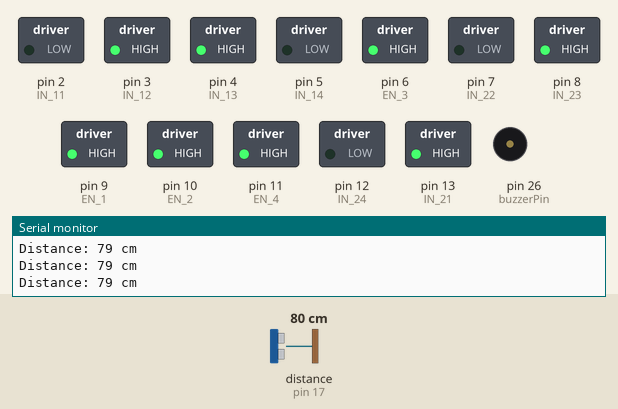
Bench run of a sketch on a simulated Arduino Mega 2560, built with avr-gcc and run on an emulated ATmega2560. Parts: switched loads named in the sketch (green lamp = pin HIGH), buzzer (waves = sounding, pin HIGH), the last lines printed to the serial monitor. Wiring (inferred from the names in the program): ultrasonic range finder: trigger pin 16; echo pin 17. The inputs (shaded band) are chosen by the test bench; at power-on: distance to the obstacle (sensor on pin 17) 80 cm. The echo pulse lasts 58.3 µs per cm; pins used as bus, display or sensor lines are not drawn.

Above: at 1.2 s.
1.3 s: distance to the obstacle (sensor on pin 17) set to 22 cm
2.8 s: distance to the obstacle (sensor on pin 17) set to 18 cm
At 3.3 s:
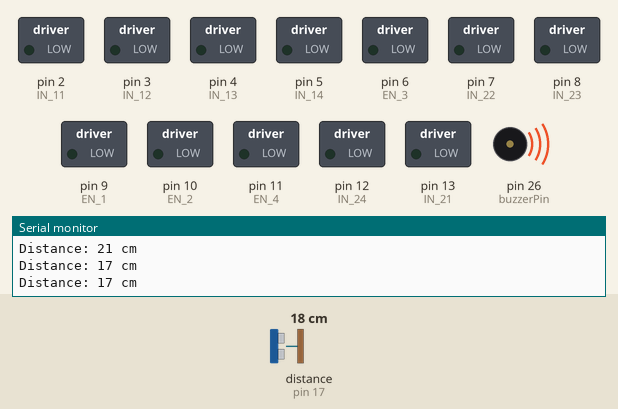
5.8 s: distance to the obstacle (sensor on pin 17) set to 35 cm
At 6.9 s:
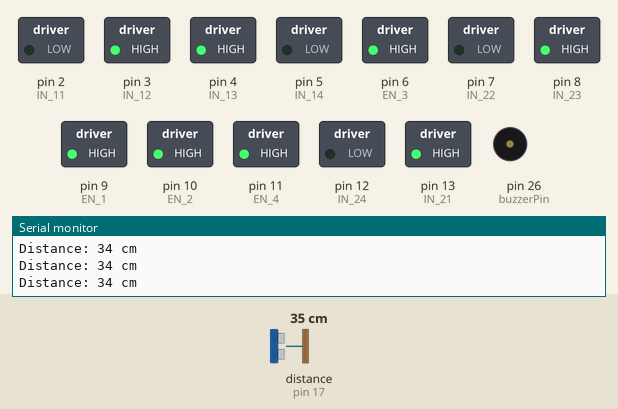
7.5 s: distance to the obstacle (sensor on pin 17) set to 4 cm
At 7.94 s:
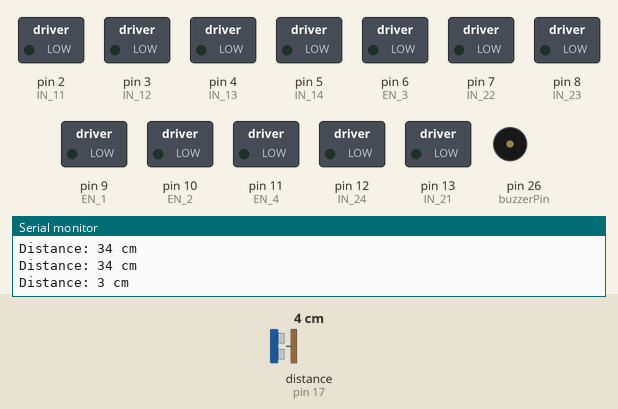
Timing chart, 0 to 11.5 s (numbered marks = the images above; inputs shaded):
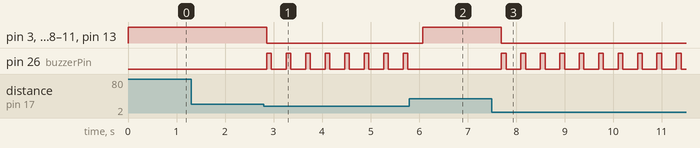

The sketch:

che_b2_9.ino
```cpp
// Define the motor control pins based on your setup
#define IN_11 2  // L298N #1, IN4 for IN4 for Back Left motor
#define IN_12 3  // L298N #1, IN3 for IN3 for Back Left motor
#define IN_13 4  // L298N #1, IN2 for Back Right motor
#define IN_14 5  // L298N #1, IN1 for Back Right motor
#define EN_1 9   // Enable pin for L298N #1 (Back motors)
#define EN_2 10  // Enable pin for L298N #1 (Back motors)

#define IN_21 13  // L298N #2, IN4 for Front Right motor
#define IN_22 7   // L298N #2, IN3 for Front Right motor
#define IN_23 8   // L298N #2, IN2 for Front Left motor
#define IN_24 12  // L298N #2, IN1 for Front Left motor
#define EN_3 6    // Enable pin for L298N #2 (Front motors)
#define EN_4 11   // Enable pin for L298N #2 (Front motors)


// Sensor and Buzzer Pin Definitions
#define trigPin 16    // Ultrasonic sensor Trig pin
#define echoPin 17    // Ultrasonic sensor Echo pin
#define buzzerPin 26  // Buzzer pin

void setup() {
  // Set motor pins as output
  pinMode(IN_11, OUTPUT);
  pinMode(IN_12, OUTPUT);
  pinMode(IN_13, OUTPUT);
  pinMode(IN_14, OUTPUT);
  pinMode(EN_1, OUTPUT);
  pinMode(EN_2, OUTPUT);

  pinMode(IN_21, OUTPUT);
  pinMode(IN_22, OUTPUT);
  pinMode(IN_23, OUTPUT);
  pinMode(IN_24, OUTPUT);
  pinMode(EN_3, OUTPUT);
  pinMode(EN_4, OUTPUT);

  // Set sensor and buzzer pins
  pinMode(trigPin, OUTPUT);
  pinMode(echoPin, INPUT);
  pinMode(buzzerPin, OUTPUT);

  // Initialize Serial communication for debugging
  Serial.begin(9600);
}

void loop() {
  // Measure distance using the ultrasonic sensor
  long duration, distance;

  digitalWrite(trigPin, LOW);
  delayMicroseconds(2);
  digitalWrite(trigPin, HIGH);
  delayMicroseconds(10);
  digitalWrite(trigPin, LOW);

  duration = pulseIn(echoPin, HIGH);
  distance = (duration / 2) / 29.1;  // Convert the time to distance in centimeters

  // Print the distance to the Serial Monitor
  Serial.print("Distance: ");
  Serial.print(distance);
  Serial.println(" cm");

  if (distance < 20 && distance > 0) {  // If the obstacle is detected within 20 cm
    stopMovement();                     // Stop the robot
    buzzBuzzer(100);                    // Activate buzzer with 100ms beep
  } else {
    moveForward();  // Otherwise, keep moving forward
  }

  delay(200);  // Delay between distance measurements
}

void moveForward() {
  // Front Right Motor
  digitalWrite(IN_11, LOW);
  digitalWrite(IN_12, HIGH);
  // Front Left Motor
  digitalWrite(IN_13, HIGH);
  digitalWrite(IN_14, LOW);
  // Back Right Motor
  digitalWrite(IN_23, HIGH);
  digitalWrite(IN_24, LOW);
  // Back Left Motor
  digitalWrite(IN_21, HIGH);
  digitalWrite(IN_22, LOW);

  // Enable all motors
  digitalWrite(EN_1, HIGH);
  digitalWrite(EN_2, HIGH);
  digitalWrite(EN_3, HIGH);
  digitalWrite(EN_4, HIGH);
}

void stopMovement() {
  // Stop all motors
  digitalWrite(IN_11, LOW);
  digitalWrite(IN_12, LOW);
  digitalWrite(IN_13, LOW);
  digitalWrite(IN_14, LOW);
  digitalWrite(IN_23, LOW);
  digitalWrite(IN_24, LOW);
  digitalWrite(IN_21, LOW);
  digitalWrite(IN_22, LOW);

  // Disable all motors
  digitalWrite(EN_1, LOW);
  digitalWrite(EN_2, LOW);
  digitalWrite(EN_3, LOW);
  digitalWrite(EN_4, LOW);
}

void buzzBuzzer(int duration) {
  digitalWrite(buzzerPin, HIGH);
  delay(duration);
  digitalWrite(buzzerPin, LOW);
  delay(duration);
}
```

Measured:
- the behaviour switches between 21 and 20 cm on distance to the obstacle (sensor on pin 17) (found by bisection; images 0 and 1)
- after the input at 2.8 s, pin 3 (IN_12), pin 4 (IN_13), pin 6 (EN_3), pin 8 (IN_23), pin 9 (EN_1), pin 10 (EN_2), pin 11 (EN_4), pin 13 (IN_21): HIGH → LOW after 0.06 s; pin 26 (buzzerPin): alternates HIGH for 0.10 s and LOW for 0.30 s, starting after 0.06 s
- after the input at 5.8 s, pin 3 (IN_12), pin 4 (IN_13), pin 6 (EN_3), pin 8 (IN_23), pin 9 (EN_1), pin 10 (EN_2), pin 11 (EN_4), pin 13 (IN_21): LOW → HIGH after 0.27 s; pin 26 (buzzerPin): stops changing and stays LOW
- after the input at 7.5 s, pin 3 (IN_12), pin 4 (IN_13), pin 6 (EN_3), pin 8 (IN_23), pin 9 (EN_1), pin 10 (EN_2), pin 11 (EN_4), pin 13 (IN_21): HIGH → LOW after 0.19 s; pin 26 (buzzerPin): alternates HIGH for 0.10 s and LOW for 0.30 s, starting after 0.19 s
